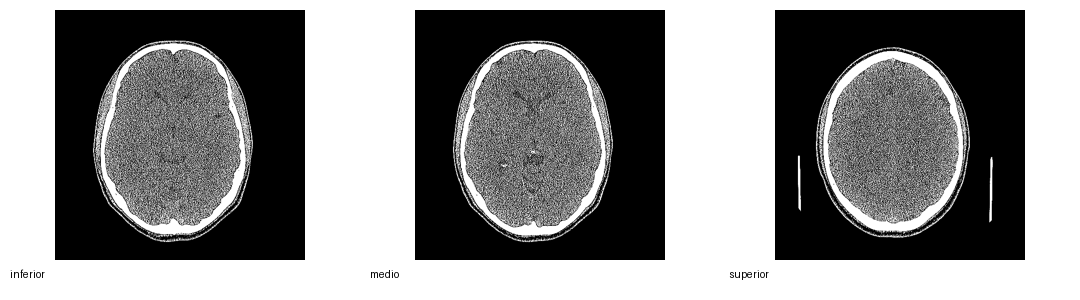
#> input picture presentaciones/TALLERES/teaching_dataset/contact_sheets/ct_axial_progression.png, 1080 x 300 px, given as the content of the folder ithub.io/presentaciones/TALLERES/teaching_dataset/mri/images, which was not available
$ jupyter execute pipeline_preprocesamiento_mri_teaching.ipynb   (text cells are left out)
#> lines starting #> are read from the running program, lines starting #| are printed output that depends on the picture; after the words box and inside, x2 and y2 are one past the last pixel; in counts of white or black regions, pixels touching at a corner belong together; pictures that were not available may be replaced by others from this repository, and a replacement may not be noted
[cell 1]
from pathlib import Path

import numpy as np
import matplotlib.pyplot as plt

from PIL import Image
from skimage import exposure, filters, transform

plt.rcParams["figure.figsize"] = (8, 6)
plt.rcParams["image.cmap"] = "gray"

[cell 2]
def find_teaching_dataset(start: Path = Path.cwd()) -> Path:
    candidates = [
        start / "teaching_dataset",
        start.parent / "teaching_dataset",
        start.parent.parent / "teaching_dataset",
        start / "data" / "teaching",
        start.parent / "data" / "teaching",
    ]

    for candidate in candidates:
        if (candidate / "mri" / "images").exists():
            return candidate.resolve()

    raise FileNotFoundError(
        "No se encontró teaching_dataset. "
        "Ubique el cuaderno junto a la carpeta teaching_dataset "
        "o ajuste manualmente DATASET_ROOT."
    )


DATASET_ROOT = Path(
    "/home/sylph/bioforja/bioforja-projects/pablocaicedor.github.io/presentaciones/TALLERES/teaching_dataset/"
)
MRI_IMAGES = DATASET_ROOT / "mri" / "images"
MRI_MASKS = DATASET_ROOT / "mri" / "masks"

print("Dataset:", DATASET_ROOT)
print("MRI images:", MRI_IMAGES)

[cell 3]
image_files = sorted(p for p in MRI_IMAGES.glob("*.png") if p.is_file())

if not image_files:
    raise FileNotFoundError(f"No hay PNG en {MRI_IMAGES}")

print(f"Número de imágenes disponibles: {len(image_files)}")
for p in image_files:
    print(" -", p.name)

image_path = image_files[len(image_files) // 2]
print("\nImagen seleccionada:", image_path.name)

[cell 4]
img_u8 = np.array(Image.open(image_path).convert("L"))
img = img_u8.astype(np.float32)

print("Shape:", img.shape)
#| Shape: (300, 1080)
print("dtype original:", img_u8.dtype)
#| dtype original: uint8
print("dtype de trabajo:", img.dtype)
#| dtype de trabajo: float32
print("mínimo:", img.min())
#| mínimo: 0.0
print("máximo:", img.max())
#| máximo: 255.0

plt.imshow(img)
plt.title(f"Imagen MRI original\n{image_path.name}")
plt.axis("off")
plt.show()

[cell 5]
fig, ax = plt.subplots(figsize=(8, 4))
ax.hist(img.ravel(), bins=64)
ax.set_title("Histograma de intensidades — imagen original")
ax.set_xlabel("Intensidad")
ax.set_ylabel("Número de píxeles")
plt.show()
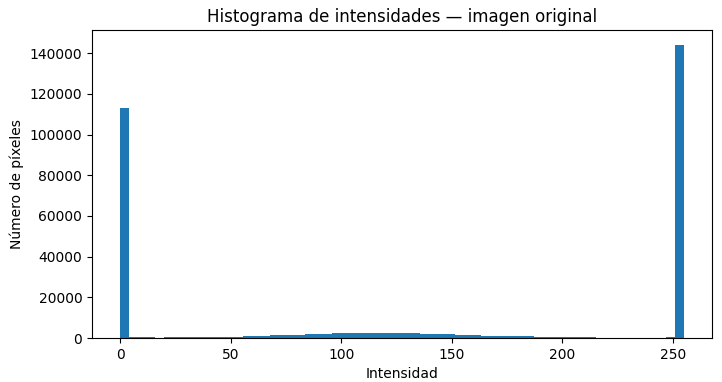
#> figure drawn by matplotlib, 1 panel; tallest bar 144188 high, from x = 251 to 255

[cell 6]
P_LOW = 1.0
P_HIGH = 99.0

low, high = np.percentile(img, [P_LOW, P_HIGH])
#> low = 0; high = 255

img_clipped = np.clip(img, low, high)

print(f"Percentil {P_LOW:.1f}: {low:.3f}")
#| Percentil 1.0: 0.000
print(f"Percentil {P_HIGH:.1f}: {high:.3f}")
#| Percentil 99.0: 255.000

fig, axes = plt.subplots(1, 2, figsize=(12, 5))
axes[0].imshow(img)
axes[0].set_title("Original")
axes[0].axis("off")

axes[1].imshow(img_clipped)
axes[1].set_title("Recorte P1–P99")
axes[1].axis("off")

plt.tight_layout()
plt.show()
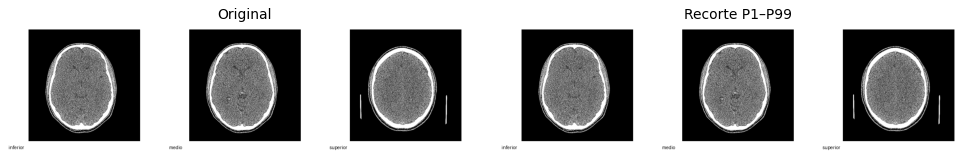
#> figure drawn by matplotlib, 2 panels

[cell 7]
den = img_clipped.max() - img_clipped.min()
#> den = 255

if den == 0:
    raise ValueError("La imagen no tiene rango dinámico.")

img_norm = (img_clipped - img_clipped.min()) / den
img_norm = img_norm.astype(np.float32)

print("mínimo normalizado:", img_norm.min())
#| mínimo normalizado: 0.0
print("máximo normalizado:", img_norm.max())
#| máximo normalizado: 1.0

plt.imshow(img_norm, vmin=0, vmax=1)
plt.title("Imagen normalizada [0, 1]")
plt.axis("off")
plt.show()

[cell 8]
GAUSSIAN_SIGMA = 0.8

img_denoised = filters.gaussian(
    img_norm, sigma=GAUSSIAN_SIGMA, preserve_range=True
).astype(np.float32)

fig, axes = plt.subplots(1, 2, figsize=(12, 5))

axes[0].imshow(img_norm, vmin=0, vmax=1)
axes[0].set_title("Antes del suavizado")
axes[0].axis("off")

axes[1].imshow(img_denoised, vmin=0, vmax=1)
axes[1].set_title(f"Gaussiano σ={GAUSSIAN_SIGMA}")
axes[1].axis("off")

plt.tight_layout()
plt.show()

[cell 9]
CLAHE_CLIP_LIMIT = 0.02

img_clahe = exposure.equalize_adapthist(
    img_denoised, clip_limit=CLAHE_CLIP_LIMIT
).astype(np.float32)
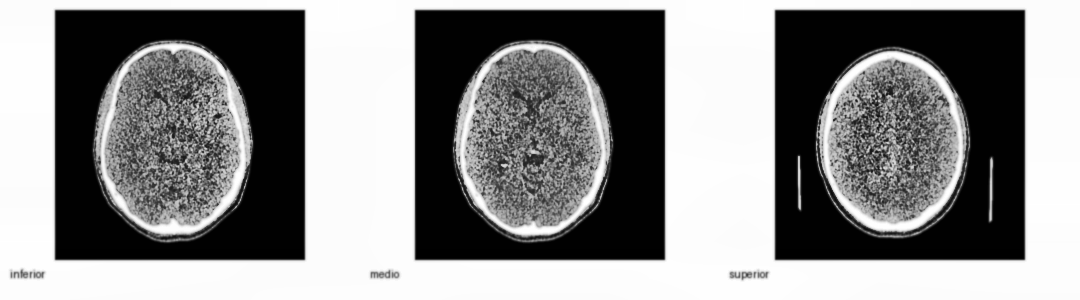
#> img_clahe: shape (300, 1080) float32; min 0, max 1, mean 0.542

fig, axes = plt.subplots(1, 2, figsize=(12, 5))

axes[0].imshow(img_denoised, vmin=0, vmax=1)
axes[0].set_title("Normalizada + suavizada")
axes[0].axis("off")

axes[1].imshow(img_clahe, vmin=0, vmax=1)
axes[1].set_title("CLAHE")
axes[1].axis("off")

plt.tight_layout()
plt.show()
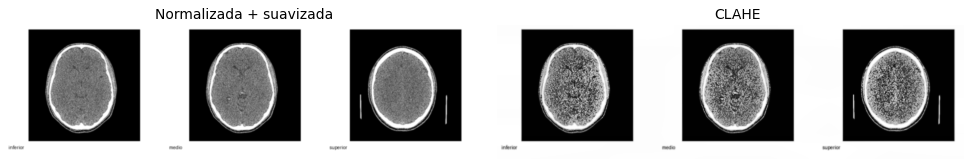
#> figure drawn by matplotlib, 2 panels

[cell 10]
TARGET_SHAPE = (256, 256)

img_resized = transform.resize(
    img_clahe, TARGET_SHAPE, order=1, anti_aliasing=True, preserve_range=True
).astype(np.float32)
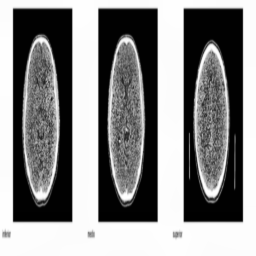
#> img_resized: shape (256, 256) float32; min 0.000118, max 1, mean 0.542

print("Shape original:", img.shape)
#| Shape original: (300, 1080)
print("Shape final:", img_resized.shape)
#| Shape final: (256, 256)

plt.imshow(img_resized, vmin=0, vmax=1)
plt.title("Imagen preprocesada — 256 × 256")
plt.axis("off")
plt.show()

[cell 11]
stages = [
    ("Original", img),
    ("Recorte P1–P99", img_clipped),
    ("Normalizada", img_norm),
    ("Suavizada", img_denoised),
    ("CLAHE", img_clahe),
    ("Redimensionada", img_resized),
]

fig, axes = plt.subplots(2, 3, figsize=(15, 9))

for ax, (title, stage) in zip(axes.ravel(), stages):
    ax.imshow(stage)
    ax.set_title(title)
    ax.axis("off")
#> this loop made 6 passes
#> title on passes 1 to 6: 'Original', 'Recorte P1–P99', 'Normalizada', 'Suavizada', 'CLAHE', 'Redimensionada'

plt.tight_layout()
plt.show()

[cell 12]
fig, axes = plt.subplots(1, 3, figsize=(15, 4))

axes[0].hist(img.ravel(), bins=64)
axes[0].set_title("Original")

axes[1].hist(img_norm.ravel(), bins=64)
axes[1].set_title("Normalizada")

axes[2].hist(img_clahe.ravel(), bins=64)
axes[2].set_title("Después de CLAHE")

for ax in axes:
    ax.set_xlabel("Intensidad")
    ax.set_ylabel("Frecuencia")

plt.tight_layout()
plt.show()
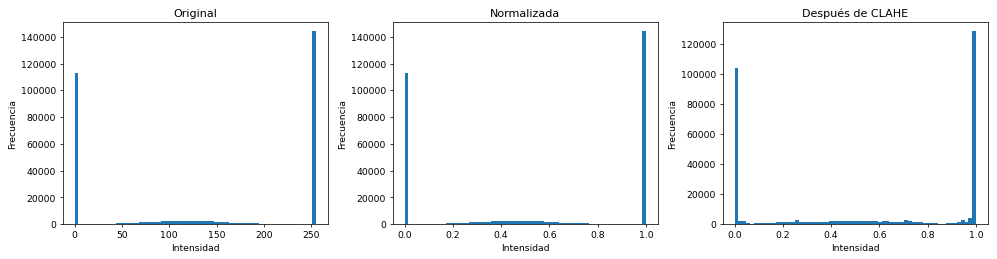
#> figure drawn by matplotlib, 3 panels; panel 1: tallest bar 144188 high, from x = 251 to 255; panel 2: tallest bar 144188 high, from x = 0.984 to 1; panel 3: tallest bar 128665 high, from x = 0.984 to 1

[cell 13]
def find_matching_mask(image_path: Path, mask_dir: Path):
    # Primero intenta coincidencias por nombre base.
    candidates = [
        mask_dir / image_path.name,
        mask_dir / image_path.name.replace(".png", "_mask.png"),
        mask_dir / image_path.name.replace("_flair.png", "_mask.png"),
        mask_dir / image_path.name.replace("_image.png", "_mask.png"),
    ]

    for candidate in candidates:
        if candidate.exists():
            return candidate

    # Fallback: buscar términos comunes del nombre.
    stem_tokens = [t for t in image_path.stem.split("_") if t not in {"image", "flair"}]
    for p in sorted(mask_dir.glob("*.png")):
        if stem_tokens and all(token in p.stem for token in stem_tokens[:2]):
            return p

    return None


mask_path = find_matching_mask(image_path, MRI_MASKS)

if mask_path is None:
    print("No se encontró una máscara correspondiente. Se omite esta sección.")
else:
    mask = np.array(Image.open(mask_path).convert("L")) > 0
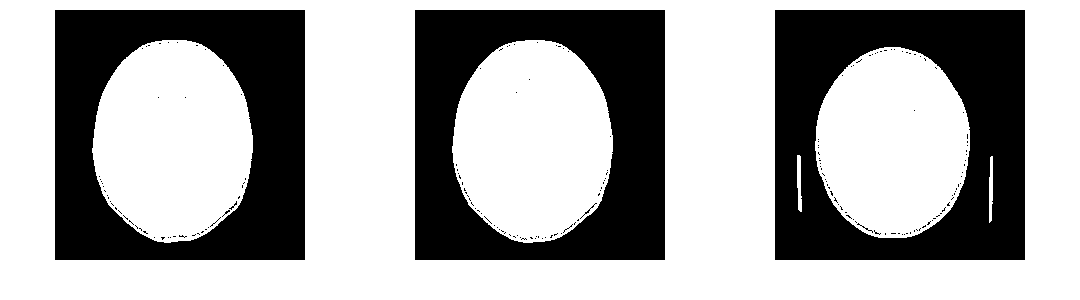
#> mask: shape (300, 1080) bool; 65.2% white; 188 black regions (183 under 20 px), largest, box (x1, y1, x2, y2) and area: (775, 10, 1025, 260) 38797, (55, 10, 305, 260) 36772, (415, 10, 665, 260) 36771, (580, 203, 597, 219) 25, (857, 223, 873, 233) 21

    mask_resized = (
        transform.resize(
            mask.astype(np.uint8),
            TARGET_SHAPE,
            order=0,
            anti_aliasing=False,
            preserve_range=True,
        )
        > 0
    )
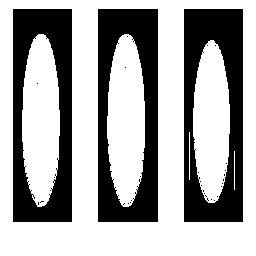
#> mask_resized: shape (256, 256) bool; 65.2% white; 33 black regions (30 under 20 px), largest, box (x1, y1, x2, y2) and area: (184, 9, 243, 222) 7776, (98, 9, 158, 222) 7597, (13, 9, 72, 222) 7390

    print("Máscara:", mask_path.name)
    print("Valores originales:", np.unique(mask))
#| Valores originales: [False  True]
    print("Valores después de resize:", np.unique(mask_resized))
#| Valores después de resize: [False  True]

    fig, axes = plt.subplots(1, 3, figsize=(15, 5))

    axes[0].imshow(img_resized, vmin=0, vmax=1)
    axes[0].set_title("MRI preprocesada")
    axes[0].axis("off")

    axes[1].imshow(mask_resized)
    axes[1].set_title("Máscara binaria")
    axes[1].axis("off")

    axes[2].imshow(img_resized, vmin=0, vmax=1)
    axes[2].imshow(mask_resized, alpha=0.30, cmap="Reds")
    axes[2].set_title("Imagen + máscara")
    axes[2].axis("off")

    plt.tight_layout()
    plt.show()

[cell 14]
OUTPUT_DIR = Path.cwd() / "outputs"
OUTPUT_DIR.mkdir(parents=True, exist_ok=True)

output_image = OUTPUT_DIR / "mri_preprocessed.png"

img_export = np.clip(img_resized * 255.0, 0, 255).astype(np.uint8)
Image.fromarray(img_export).save(output_image)

print("Imagen guardada en:")
print(output_image.resolve())

$ run again, on presentaciones/TALLERES/teaching_dataset/ct/axial/axial_middle_brain_window.png
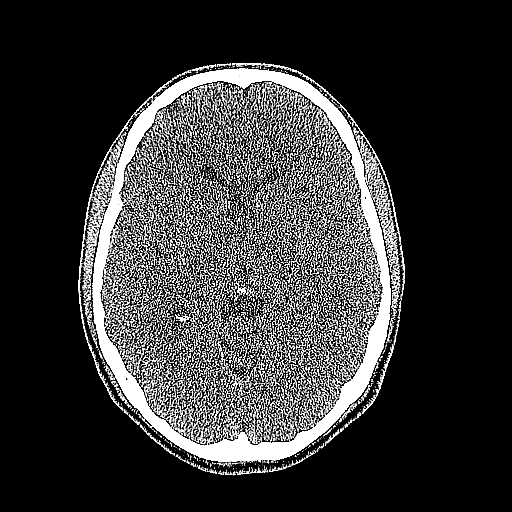
#> input picture presentaciones/TALLERES/teaching_dataset/ct/axial/axial_middle_brain_window.png, 512 x 512 px, given as the content of the folder ithub.io/presentaciones/TALLERES/teaching_dataset/mri/images, which was not available
#> img_u8 is the input picture: shape (512, 512); min 0, max 255, mean 54
#| Shape: (512, 512)
#| dtype original: uint8
#| dtype de trabajo: float32
#| mínimo: 0.0
#| máximo: 255.0
#> `plt.show()`:
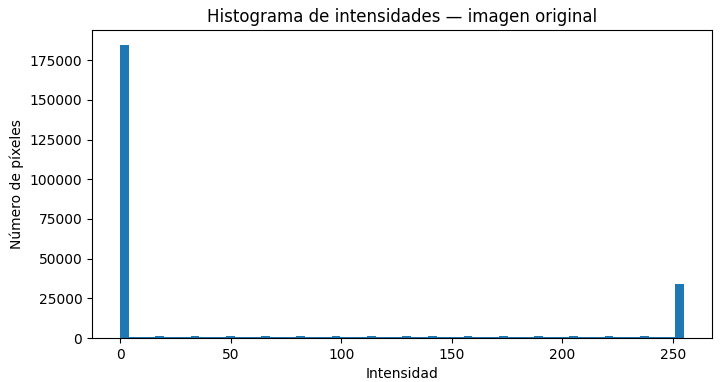
#> figure drawn by matplotlib, 1 panel; tallest bar 184810 high, from x = 0 to 3.98
#> low = 0; high = 255
#| Percentil 1.0: 0.000
#| Percentil 99.0: 255.000
#| mínimo normalizado: 0.0
#| máximo normalizado: 1.0
#| Shape original: (512, 512)
#| Shape final: (256, 256)
#> the loop `for ax, (title, stage) in zip(axes.ravel(), stages):` made 6 passes
#> title on passes 1 to 6: 'Original', 'Recorte P1–P99', 'Normalizada', 'Suavizada', 'CLAHE', 'Redimensionada'
#> mask: shape (512, 512) bool; 29.7% white; 29 white regions (28 under 20 px), largest, box (x1, y1, x2, y2) and area: (78, 63, 405, 476) 77793
#> `mask_resized = ( transform.resize( mask.astype(np.uint8), TARGET_SHAPE..`:
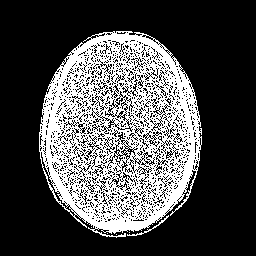
#> mask_resized: shape (256, 256) bool; 29.6% white; 9 white regions (7 under 20 px), largest, box (x1, y1, x2, y2) and area: (39, 31, 202, 238) 19331, (127, 215, 169, 236) 80
#| Valores originales: [False  True]
#| Valores después de resize: [False  True]
